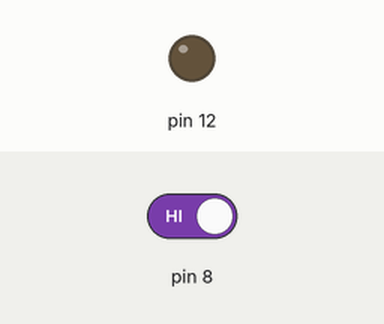
The sketch below on a simulated Arduino Uno, built with avr-gcc and run on an emulated ATmega328P. On the bench: output pins drawn as LEDs (lit = HIGH). Dashed ring = blinking. The inputs (shaded band) are chosen by the test bench; at power-on: pin 8 HIGH.

Above: at 1.2 s.
1.3 s: pin 8 driven LOW
At 1.5 s:
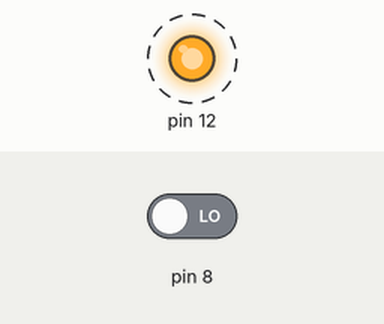
4.3 s: pin 8 driven HIGH
At 4.3 s:
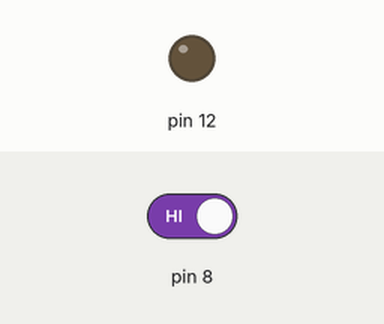
Timing chart, 0 to 7.3 s (numbered marks = the images above; inputs shaded):
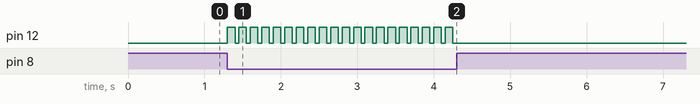

The sketch:

Przyklad_3.2_poprawiony.ino
```cpp
void setup() {
  pinMode(8, INPUT);
  pinMode(12, OUTPUT);
}

void loop() {
  if(digitalRead(8)==LOW){
    digitalWrite(12, HIGH);
    delay(100);
  digitalWrite(12, LOW);
    delay(50);
}else{
  digitalWrite (12, LOW);
}
}
```

Measured:
- after the input at 1.3 s, pin 12: alternates HIGH for 0.10 s and LOW for 0.05 s, starting at once
- after the input at 4.3 s, pin 12: stops changing and stays LOW
